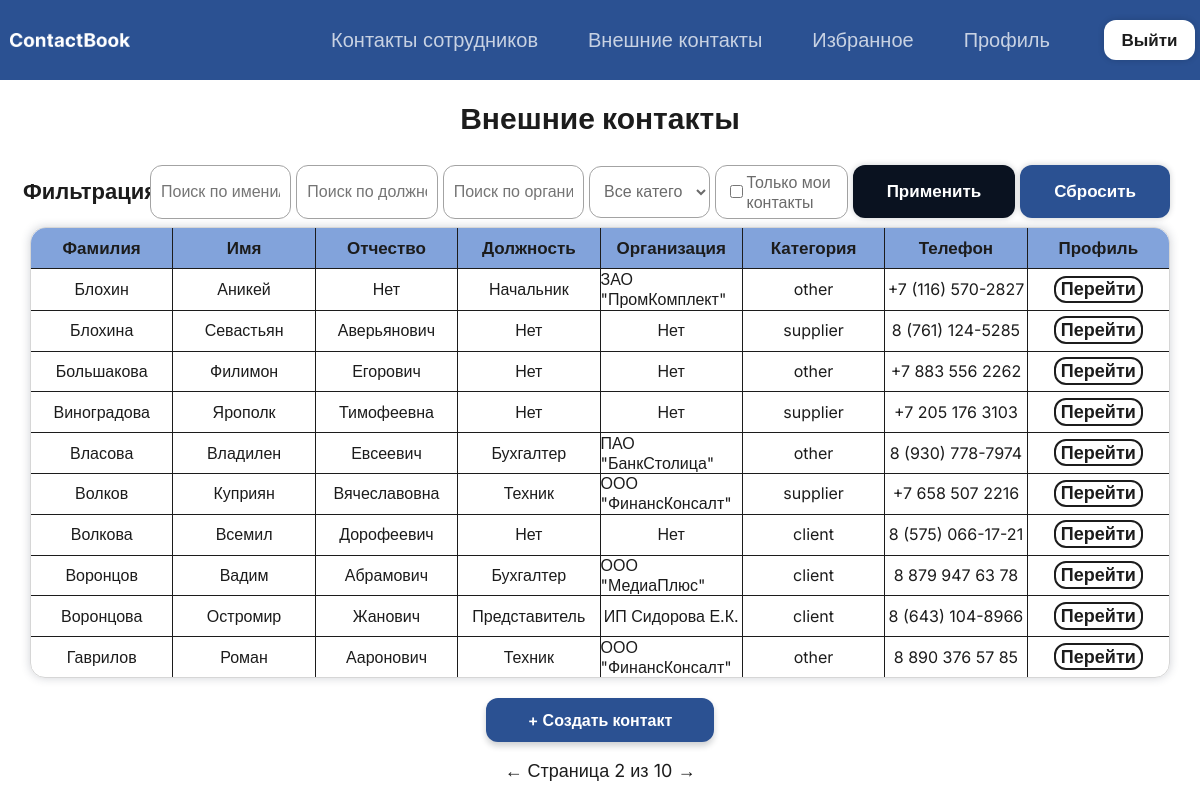
The app's page /contacts/?page=2&search=&position=&organization=&category=&mine_only= (signed in), older data.
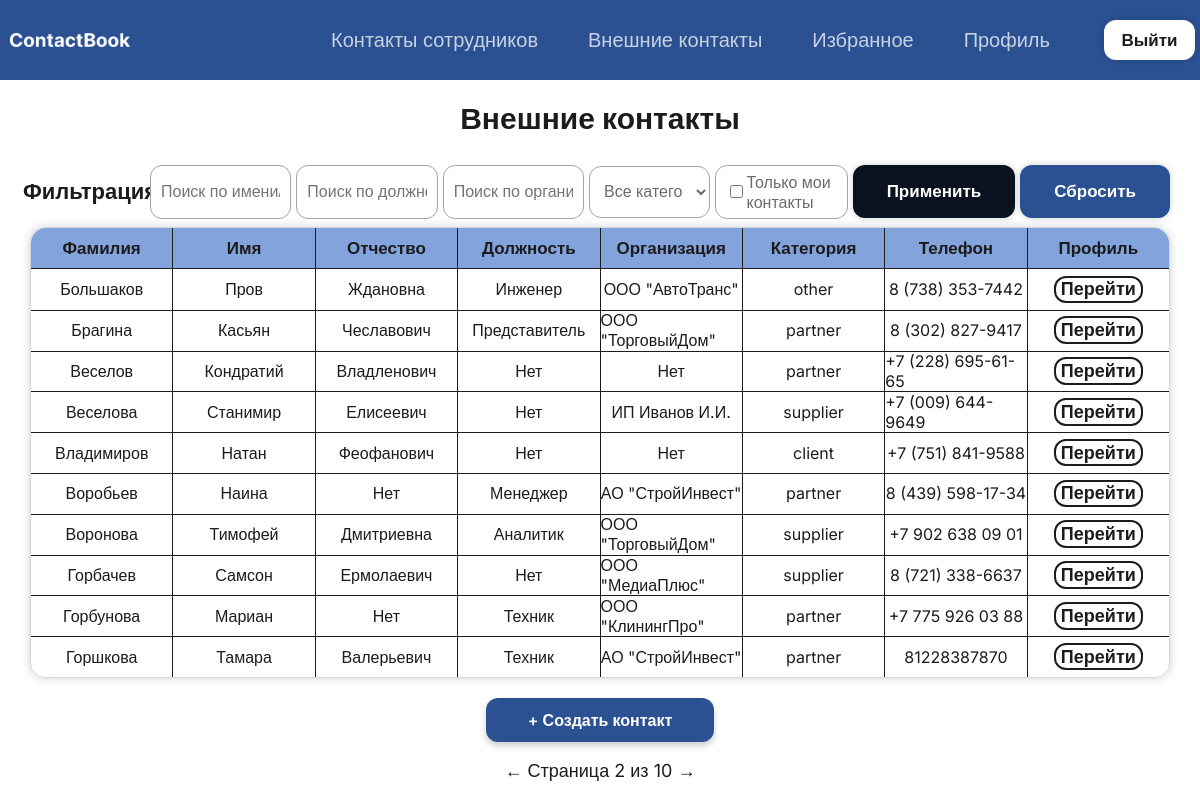
The same page, newer data.
### ContactBook/models.py (models this page shows, shortened)
class Contact(models.Model):
    last_name = models.CharField(max_length=50, verbose_name='Фамилия')
    first_name = models.CharField(max_length=50, verbose_name='Имя')
    middle_name = models.CharField(max_length=50, blank=True, null=True, verbose_name='Отчество')
    phone = models.CharField(max_length=20, unique=True, verbose_name='Телефон')
    email = models.CharField(max_length=150, unique=True, blank=True, null=True, verbose_name='Почта')
    organization = models.CharField(max_length=100, blank=True, null=True, verbose_name='Организация')
    position = models.CharField(max_length=100, blank=True, null=True, verbose_name='Должность')
    category = models.CharField(max_length=20, choices=[('client', 'Клиент'), ('partner', 'Партнёр'), ('supplier', 'Поставщик'), ('other', 'Другое')], default='client', verbose_name='Категория')
    owner = models.ForeignKey(User, on_delete=models.CASCADE, verbose_name='Ответственный')
    class Meta:
        verbose_name = 'Внешний контакт'
        verbose_name_plural = 'Внешние контакты'
        ordering = ['last_name', 'first_name']

### ContactBook/views.py (the view, shortened to what this page needs)
# urls.py: path('contacts/', views.contact_list, name='contact_list'),
@login_required
def contact_list(request):
    is_admin_user = is_admin(request.user)
    qs = Contact.objects.all()
    mine_only = request.GET.get('mine_only') == 'on'
    if mine_only:
        qs = qs.filter(owner=request.user)
    search = request.GET.get('search', '').strip()
    position = request.GET.get('position', '').strip()
    org = request.GET.get('organization', '').strip()
    category = request.GET.get('category', '').strip()
    if position:
        qs = qs.filter(position__icontains=position)
    if org:
        qs = qs.filter(organization__icontains=org)
    if category:
        qs = qs.filter(category=category)
    qs = qs.order_by('last_name')
    paginator = Paginator(qs, 10)
    page_obj = paginator.get_page(request.GET.get('page'))
    return render(request, 'contactbook/contact_list.html', {
        'page_obj': page_obj,
        'search': search,
        'position': position,
        'organization': org,
        'category': category,
        'mine_only': mine_only,
        'categories': [('client', 'Клиент'), ('partner', 'Партнёр'), ('supplier', 'Поставщик'), ('other', 'Другое')],
        'is_admin': is_admin_user
    })

### ContactBook/views.py (called while the page is built)
def is_admin(user):
    return user.is_authenticated and hasattr(user, 'employee_profile') and user.employee_profile.role == 'admin'

### ContactBook/templates/contactbook/contact_list.html (shortened to what this page needs)
{% extends "base.html" %}
{% block content %}
<h1>Внешние контакты</h1>
<div class="filter">
    <div class="zagolovok"><p>Фильтрация</p></div>
    <form method="get" class="elements-contact">
        <input type="text" name="search" value="{{ search }}" placeholder="Поиск по имени/фамилии">
        <input type="text" name="position" value="{{ position }}" placeholder="Поиск по должности">
        <input type="text" name="organization" value="{{ organization }}" placeholder="Поиск по организации">
        <select name="category">
            <option value="">Все категории</option>
        </select>
        <label for="mine_only" class="mine-toggle">
            <input type="checkbox" name="mine_only" value="on" {% if mine_only %}checked{% endif %}>
            <p>Только мои контакты</p>
        </label>
        <button type="submit" class="btn btn-primary">Применить</button>
        <a href="{% url 'contactbook:contact_list' %}" class="btn btn-secondary">Сбросить</a>
    </form>
</div>
<div class="list">
    <table>
        <thead>
            <tr>
                <th>Фамилия</th>
                <th>Имя</th>
                <th>Отчество</th>
                <th>Должность</th>
                <th>Организация</th>
                <th>Категория</th>
                <th>Телефон</th>
                <th class="last-column">Профиль</th>
            </tr>
        </thead>
        <tbody>
            {% for contact in page_obj %}
            <tr>
                <td>{{ contact.last_name }}</td>
                <td>{{ contact.first_name }}</td>
                <td>{{ contact.middle_name|default:"Нет" }}</td>
                <td>{{ contact.position|default:"Нет" }}</td>
                <td>{{ contact.organization|default:"Нет" }}</td>
                <td>{{ contact.category|default:"Нет" }}</td>
                <td>{{ contact.phone }}</td>
                <td class="last-column"><a href="{% url 'contactbook:contact_detail' contact.pk %}">Перейти</a></td>
            </tr>
            {% empty %}
            <tr class="none"><td colspan="8" id="contact-none">Контакты не найдены</td></tr>
            {% endfor %}
        </tbody>
    </table>
</div>
<div class="create-contact">
    <button type="button" onclick="toggleForm('create-contact-form')" class="btn back-link"> + Создать контакт</button>
</div>
<div class="pagination">
    {% if page_obj.has_previous %}
        <a href="?page={{ page_obj.previous_page_number }}&search={{ search|urlencode }}&position={{ position|urlencode }}&organization={{ organization|urlencode }}&category={{ category }}&mine_only={% if mine_only %}on{% endif %}">←</a>
    {% endif %}
    <p>Страница {{ page_obj.number }} из {{ page_obj.paginator.num_pages }}</p>
    {% if page_obj.has_next %}
        <a href="?page={{ page_obj.next_page_number }}&search={{ search|urlencode }}&position={{ position|urlencode }}&organization={{ organization|urlencode }}&category={{ category }}&mine_only={% if mine_only %}on{% endif %}">→</a>
    {% endif %}
</div>
{% endblock %}

Row changes from the older to the newer data that the page shows:
removed Contact: last_name "Блохин", first_name "Аникей", middle_name "Нет", position "Начальник", organization "ЗАО \"ПромКомплект\"", category "other", phone "+7 (116) 570-2827"
removed Contact: last_name "Блохина", first_name "Севастьян", middle_name "Аверьянович", position "Нет", organization "Нет", category "supplier", phone "8 (761) 124-5285"
removed Contact: last_name "Большакова", first_name "Филимон", middle_name "Егорович", position "Нет", organization "Нет", category "other", phone "+7 883 556 2262"
removed Contact: last_name "Виноградова", first_name "Ярополк", middle_name "Тимофеевна", position "Нет", organization "Нет", category "supplier", phone "+7 205 176 3103"
removed Contact: last_name "Власова", first_name "Владилен", middle_name "Евсеевич", position "Бухгалтер", organization "ПАО \"БанкСтолица\"", category "other", phone "8 (930) 778-7974"
removed Contact: last_name "Волков", first_name "Куприян", middle_name "Вячеславовна", position "Техник", organization "ООО \"ФинансКонсалт\"", category "supplier", phone "+7 658 507 2216"
removed Contact: last_name "Волкова", first_name "Всемил", middle_name "Дорофеевич", position "Нет", organization "Нет", category "client", phone "8 (575) 066-17-21"
removed Contact: last_name "Воронцов", first_name "Вадим", middle_name "Абрамович", position "Бухгалтер", organization "ООО \"МедиаПлюс\"", category "client", phone "8 879 947 63 78"
removed Contact: last_name "Воронцова", first_name "Остромир", middle_name "Жанович", position "Представитель", organization "ИП Сидорова Е.К.", category "client", phone "8 (643) 104-8966"
removed Contact: last_name "Гаврилов", first_name "Роман", middle_name "Ааронович", position "Техник", organization "ООО \"ФинансКонсалт\"", category "other", phone "8 890 376 57 85"
added Contact: last_name "Большаков", first_name "Пров", middle_name "Ждановна", position "Инженер", organization "ООО \"АвтоТранс\"", category "other", phone "8 (738) 353-7442"
added Contact: last_name "Брагина", first_name "Касьян", middle_name "Чеславович", position "Представитель", organization "ООО \"ТорговыйДом\"", category "partner", phone "8 (302) 827-9417"
added Contact: last_name "Веселов", first_name "Кондратий", middle_name "Владленович", position "Нет", organization "Нет", category "partner", phone "+7 (228) 695-61-65"
added Contact: last_name "Веселова", first_name "Станимир", middle_name "Елисеевич", position "Нет", organization "ИП Иванов И.И.", category "supplier", phone "+7 (009) 644-9649"
added Contact: last_name "Владимиров", first_name "Натан", middle_name "Феофанович", position "Нет", organization "Нет", category "client", phone "+7 (751) 841-9588"
added Contact: last_name "Воробьев", first_name "Наина", middle_name "Нет", position "Менеджер", organization "АО \"СтройИнвест\"", category "partner", phone "8 (439) 598-17-34"
added Contact: last_name "Воронова", first_name "Тимофей", middle_name "Дмитриевна", position "Аналитик", organization "ООО \"ТорговыйДом\"", category "supplier", phone "+7 902 638 09 01"
added Contact: last_name "Горбачев", first_name "Самсон", middle_name "Ермолаевич", position "Нет", organization "ООО \"МедиаПлюс\"", category "supplier", phone "8 (721) 338-6637"
added Contact: last_name "Горбунова", first_name "Мариан", middle_name "Нет", position "Техник", organization "ООО \"КлинингПро\"", category "partner", phone "+7 775 926 03 88"
added Contact: last_name "Горшкова", first_name "Тамара", middle_name "Валерьевич", position "Техник", organization "АО \"СтройИнвест\"", category "partner", phone "81228387870"
